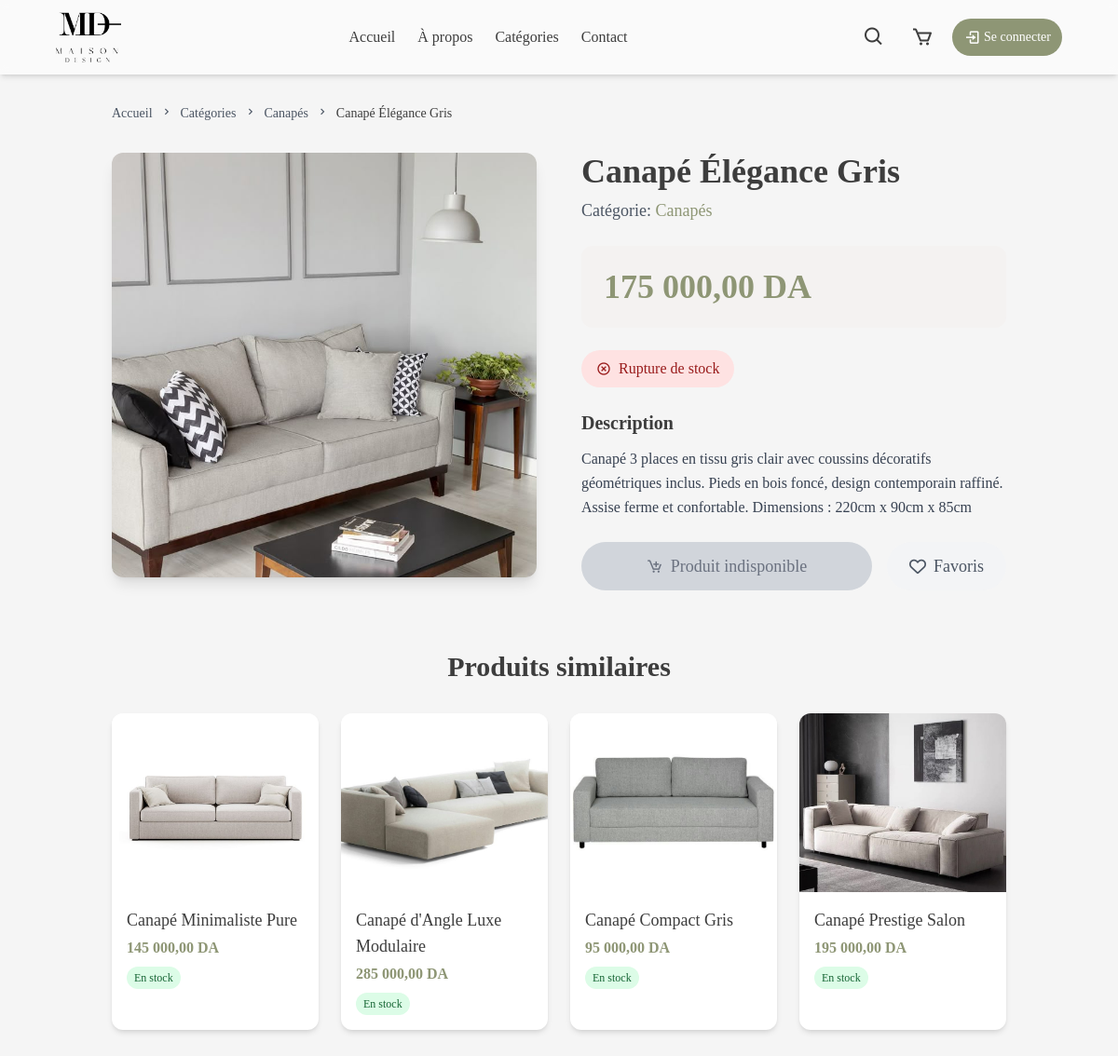
/produit.php?id=40, run on the app's committed database.
### tables this page shows
CREATE TABLE IF NOT EXISTS `produit` (
  `IdProduit` int NOT NULL AUTO_INCREMENT,
  `NomProduit` varchar(255) NOT NULL,
  `Description` text NOT NULL,
  `Prix` decimal(10,3) NOT NULL,
  `Stock` int NOT NULL,
  `DateAjout` timestamp NULL DEFAULT CURRENT_TIMESTAMP,
  `IdCat` int DEFAULT NULL,
  PRIMARY KEY (`IdProduit`),
  KEY `cat` (`IdCat`)
);

CREATE TABLE IF NOT EXISTS `categorie` (
  `IdCategorie` int NOT NULL,
  `NomCategorie` varchar(255) NOT NULL,
  PRIMARY KEY (`IdCategorie`)
);

### produit.php (the view, shortened to what this page needs)
<?php
require_once 'php/db.php';
$productId = isset($_GET['id']) ? intval($_GET['id']) : 0;
try {
    $stmtProduct = $pdo->prepare("
        SELECT p.*, c.NomCategorie as categorie
        FROM produit p
        LEFT JOIN categorie c ON p.IdCat = c.IdCategorie
        WHERE p.IdProduit = ?
    ");
    $stmtProduct->execute([$productId]);
    $product = $stmtProduct->fetch(PDO::FETCH_ASSOC);
    $stmtImages = $pdo->prepare("
        SELECT DISTINCT URL
        FROM imageprod
        WHERE IdProduit = ? AND URL IS NOT NULL AND URL != ''
        ORDER BY IdImage
    ");
    $stmtImages->execute([$productId]);
    $images = $stmtImages->fetchAll(PDO::FETCH_COLUMN);
    $processedImages = [];
    $seenImages = [];
    foreach ($images as $image) {
        if (!empty($image)) {
            $imagePath = (strpos($image, 'images/') !== 0) ? 'images/' . basename($image) : $image;
            if (!in_array($imagePath, $seenImages)) {
                $seenImages[] = $imagePath;
                $processedImages[] = $imagePath;
            }
        }
    }
    $stmtSimilar = $pdo->prepare("
        SELECT DISTINCT p.IdProduit, p.NomProduit, p.Prix, p.Stock, p.Description,
               c.NomCategorie as categorie,
               (SELECT MIN(URL) FROM imageprod WHERE IdProduit = p.IdProduit) as image
        FROM produit p
        LEFT JOIN categorie c ON p.IdCat = c.IdCategorie
        WHERE p.IdCat = ? AND p.IdProduit != ?
        ORDER BY RAND()
        LIMIT 4
    ");
    $stmtSimilar->execute([$product['IdCat'], $productId]);
    $similarProductsRaw = $stmtSimilar->fetchAll(PDO::FETCH_ASSOC);
    $similarProducts = [];
    $seenSimilarIds = [];
    foreach ($similarProductsRaw as $similarProduct) {
        if (!in_array($similarProduct['IdProduit'], $seenSimilarIds)) {
            $seenSimilarIds[] = $similarProduct['IdProduit'];
            $similarProducts[] = $similarProduct;
        }
    }
    $similarProducts = array_slice($similarProducts, 0, 4);
    $isFavorite = false;
} catch (PDOException $e) {
    $error = "Une erreur est survenue lors du chargement du produit: " . $e->getMessage();
    error_log("Erreur produit.php: " . $e->getMessage());
}
?>
<!DOCTYPE html>
<html lang="fr">
<head>
    <link href="https://unpkg.com/boxicons@2.1.2/css/boxicons.min.css" rel="stylesheet">
    <link rel="stylesheet" href="https://cdnjs.cloudflare.com/ajax/libs/font-awesome/6.0.0/css/all.min.css">
    <script src="https://cdn.tailwindcss.com"></script>
    <script src="tailwind.config.js"></script>
    <link rel="stylesheet" href="css/style.css">
</head>
<body class="font-cormorant bg-background m-0 p-0 box-border">
    <?php include 'header.php'; ?>
    <main class="min-h-screen pt-28 pb-16 px-4 md:px-[10%] bg-background">
        <div class="max-w-[1400px] mx-auto">
            <?php if (isset($error)): ?>
            <div class="bg-red-100 border border-red-400 text-red-700 px-4 py-3 rounded mb-6">
                <?php echo htmlspecialchars($error); ?>
            </div>
            <?php else: ?>
            <nav class="mb-8">
                <ol class="flex items-center space-x-2 text-sm text-gray-600">
                    <li><a href="index.php" class="hover:text-accent">Accueil</a></li>
                    <li><i class='bx bx-chevron-right'></i></li>
                    <li><a href="categories.php" class="hover:text-accent">Catégories</a></li>
                    <li><i class='bx bx-chevron-right'></i></li>
                    <li><a href="categories.php?category=<?php echo urlencode(strtolower($product['categorie'])); ?>" class="hover:text-accent"><?php echo htmlspecialchars($product['categorie']); ?></a></li>
                    <li><i class='bx bx-chevron-right'></i></li>
                    <li class="text-textColor font-medium"><?php echo htmlspecialchars($product['NomProduit']); ?></li>
                </ol>
            </nav>
            <div class="grid grid-cols-1 lg:grid-cols-2 gap-12 mb-16">
                <div class="space-y-4">
                    <div class="aspect-square overflow-hidden rounded-xl bg-white shadow-lg">
                        <img id="main-product-image"
                             src="<?php echo htmlspecialchars($processedImages[0]); ?>"
                             alt="<?php echo htmlspecialchars($product['NomProduit']); ?>"
                             class="w-full h-full object-cover"
                             onerror="this.src='images/placeholder.jpeg'">
                    </div>
                </div>
                <div class="space-y-6">
                    <div>
                        <h1 class="text-3xl md:text-4xl font-bold text-textColor mb-2"><?php echo htmlspecialchars($product['NomProduit']); ?></h1>
                        <p class="text-gray-600 text-lg">Catégorie: <span class="text-accent font-medium"><?php echo htmlspecialchars($product['categorie']); ?></span></p>
                    </div>
                    <div class="bg-primary/20 rounded-xl p-6">
                        <p class="text-3xl md:text-4xl font-bold text-accent"><?php echo number_format($product['Prix'], 2, ',', ' '); ?> DA</p>
                    </div>
                    <div class="flex items-center gap-4">
                        <?php if ($product['Stock'] > 0): ?>
                        <span class="inline-flex items-center gap-2 bg-green-100 text-green-800 px-4 py-2 rounded-full">
                            <i class='bx bx-check-circle'></i>
                            En stock (<?php echo $product['Stock']; ?> disponible<?php echo $product['Stock'] > 1 ? 's' : ''; ?>)
                        </span>
                        <?php else: ?>
                        <span class="inline-flex items-center gap-2 bg-red-100 text-red-800 px-4 py-2 rounded-full">
                            <i class='bx bx-x-circle'></i>
                            Rupture de stock
                        </span>
                        <?php endif; ?>
                    </div>
                    <div>
                        <h3 class="text-xl font-semibold text-textColor mb-3">Description</h3>
                        <p class="text-gray-700 leading-relaxed"><?php echo nl2br(htmlspecialchars($product['Description'])); ?></p>
                    </div>
                    <div class="space-y-4">
                        <div class="flex flex-col sm:flex-row gap-4">
                            <?php if ($product['Stock'] > 0): ?>
                            <button id="add-to-cart-btn"
                                    class="flex-1 px-6 py-3 bg-accent text-white rounded-full hover:bg-accent/80 transition-colors text-lg font-medium flex items-center justify-center gap-2">
                                <i class='bx bx-cart-add'></i> Ajouter au panier
                            </button>
                            <?php else: ?>
                            <button disabled
                                    class="flex-1 px-6 py-3 bg-gray-300 text-gray-500 rounded-full cursor-not-allowed text-lg font-medium flex items-center justify-center gap-2">
                                <i class='bx bx-cart-add'></i> Produit indisponible
                            </button>
                            <?php endif; ?>
                            <button id="favorite-btn"
                                    class="px-6 py-3 <?php echo $isFavorite ? 'bg-red-100 text-red-600' : 'bg-gray-100 text-gray-600'; ?> rounded-full hover:bg-red-100 hover:text-red-600 transition-colors text-lg font-medium flex items-center justify-center gap-2"
                                    title="<?php echo $isFavorite ? 'Retirer des favoris' : 'Ajouter aux favoris'; ?>"
                                    data-product-id="<?php echo $product['IdProduit']; ?>">
                                <i class="<?php echo $isFavorite ? 'fas fa-heart text-red-600' : 'far fa-heart'; ?>"></i> Favoris
                            </button>
                        </div>
                    </div>
                </div>
            </div>
            <?php if (!empty($similarProducts)): ?>
            <section class="mb-16">
                <h2 class="text-2xl md:text-3xl font-bold text-textColor mb-8 text-center">Produits similaires</h2>
                <div class="grid grid-cols-1 sm:grid-cols-2 md:grid-cols-3 lg:grid-cols-4 gap-6">
                    <?php foreach ($similarProducts as $similarProduct): ?>
                    <div class="bg-white rounded-xl overflow-hidden shadow-md transition-transform hover:-translate-y-1">
                        <a href="produit.php?id=<?php echo $similarProduct['IdProduit']; ?>" class="block">
                            <div class="h-48 overflow-hidden">
                                <img src="<?php echo htmlspecialchars($similarProduct['image']); ?>"
                                     alt="<?php echo htmlspecialchars($similarProduct['NomProduit']); ?>"
                                     class="w-full h-full object-cover transition-transform hover:scale-105"
                                     onerror="this.src='images/placeholder.jpeg'">
                            </div>
                            <div class="p-4">
                                <h3 class="text-lg font-medium text-textColor mb-1"><?php echo htmlspecialchars($similarProduct['NomProduit']); ?></h3>
                                <p class="text-accent font-bold"><?php echo number_format($similarProduct['Prix'], 2, ',', ' '); ?> DA</p>
                                <?php if ($similarProduct['Stock'] > 0): ?>
                                <span class="inline-block mt-2 bg-green-100 text-green-800 text-xs px-2 py-1 rounded-full">En stock</span>
                                <?php else: ?>
                                <span class="inline-block mt-2 bg-red-100 text-red-800 text-xs px-2 py-1 rounded-full">Rupture de stock</span>
                                <?php endif; ?>
                            </div>
                        </a>
                    </div>
                    <?php endforeach; ?>
                </div>
            </section>
            <?php endif; ?>
            <?php endif; ?>
        </div>
    </main>
</body>
</html>

### data on the page
produit: categorie.NomCategorie "Canapés", NomProduit "Canapé Élégance Gris", Prix "175 000,00", Description "Canapé 3 places en tissu gris clair avec coussins décoratifs géométriques inclus. Pieds en bois foncé, design contemporain raffiné. Assise ferme et confortable. Dimensions : 220cm x 90cm x 85cm"
produit: shows a picture, NomProduit "Canapé Minimaliste Pure", Prix "145 000,00", Stock "En stock"
produit: shows a picture, NomProduit "Canapé d'Angle Luxe Modulaire", Prix "285 000,00", Stock "En stock"
produit: shows a picture, NomProduit "Canapé Compact Gris", Prix "95 000,00", Stock "En stock"
produit: shows a picture, NomProduit "Canapé Prestige Salon", Prix "195 000,00", Stock "En stock"
